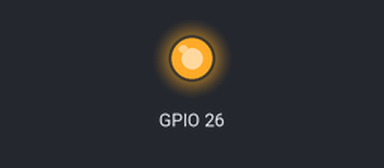
Recording of a program running on a simulated Raspberry Pi (BCM pin numbers). Parts: output pins drawn as LEDs (lit = HIGH). At 57.0 s the program stops and its outputs stay as they are.

Above: at 0.5 s.
At 5.0 s:
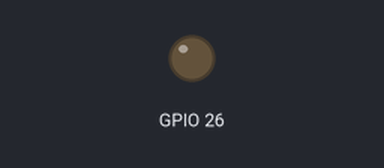
Timing chart, 0 to 6.9 s (numbered marks = the images above):
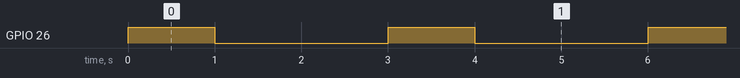

Measured:
- by itself, GPIO 26: alternates HIGH for 1.0 s and LOW for 2.0 s, 38 changes in all, then stays LOW

The program:

gpio.py
```python
import RPi.GPIO as g
import time

g.setmode(g.BCM)
g.setup(26, g.OUT)

try:
    for i in range(1, 20):
        g.output(26,True)
        time.sleep(1)
        g.output(26, False)
        time.sleep(2)
except:
    print("except")

finally:
    g.cleanup()
```
